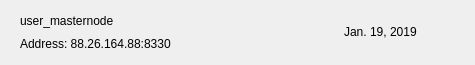
<?xml version="1.0" encoding="UTF-8"?>
<ui version="4.0">
 <class>MNRow</class>
 <widget class="QWidget" name="MNRow">
  <property name="geometry">
   <rect>
    <x>0</x>
    <y>0</y>
    <width>475</width>
    <height>65</height>
   </rect>
  </property>
  <property name="windowTitle">
   <string>Form</string>
  </property>
  <property name="styleSheet">
   <string notr="true"/>
  </property>
  <layout class="QVBoxLayout" name="verticalLayout_2">
   <property name="spacing">
    <number>0</number>
   </property>
   <property name="leftMargin">
    <number>20</number>
   </property>
   <property name="topMargin">
    <number>0</number>
   </property>
   <property name="rightMargin">
    <number>20</number>
   </property>
   <property name="bottomMargin">
    <number>0</number>
   </property>
   <item>
    <widget class="QFrame" name="frame_2">
     <property name="styleSheet">
      <string notr="true">border:none;</string>
     </property>
     <property name="frameShape">
      <enum>QFrame::StyledPanel</enum>
     </property>
     <property name="frameShadow">
      <enum>QFrame::Raised</enum>
     </property>
     <layout class="QHBoxLayout" name="horizontalLayout">
      <property name="leftMargin">
       <number>0</number>
      </property>
      <property name="rightMargin">
       <number>0</number>
      </property>
      <item>
       <widget class="QFrame" name="frame">
        <property name="styleSheet">
         <string notr="true">border:none;padding:0px;</string>
        </property>
        <property name="frameShape">
         <enum>QFrame::StyledPanel</enum>
        </property>
        <property name="frameShadow">
         <enum>QFrame::Raised</enum>
        </property>
        <layout class="QVBoxLayout" name="verticalLayout">
         <property name="spacing">
          <number>0</number>
         </property>
         <property name="leftMargin">
          <number>0</number>
         </property>
         <property name="topMargin">
          <number>0</number>
         </property>
         <property name="rightMargin">
          <number>0</number>
         </property>
         <property name="bottomMargin">
          <number>0</number>
         </property>
         <item>
          <widget class="QLabel" name="labelName">
           <property name="text">
            <string>user_masternode</string>
           </property>
          </widget>
         </item>
         <item>
          <widget class="QLabel" name="labelAddress">
           <property name="text">
            <string>Address: 88.26.164.88:8330</string>
           </property>
          </widget>
         </item>
        </layout>
       </widget>
      </item>
      <item>
       <spacer name="horizontalSpacer">
        <property name="orientation">
         <enum>Qt::Horizontal</enum>
        </property>
        <property name="sizeHint" stdset="0">
         <size>
          <width>40</width>
          <height>20</height>
         </size>
        </property>
       </spacer>
      </item>
      <item>
       <widget class="QLabel" name="labelDate">
        <property name="text">
         <string>Jan. 19, 2019</string>
        </property>
       </widget>
      </item>
      <item>
       <widget class="QPushButton" name="pushButtonMenu">
        <property name="focusPolicy">
         <enum>Qt::NoFocus</enum>
        </property>
        <property name="styleSheet">
         <string notr="true">border:none; background-color:transparent; padding:0px;</string>
        </property>
        <property name="text">
         <string/>
        </property>
        <property name="icon">
         <iconset>
          <normaloff>:/ic-menu-hover</normaloff>:/ic-menu-hover</iconset>
        </property>
        <property name="iconSize">
         <size>
          <width>24</width>
          <height>24</height>
         </size>
        </property>
       </widget>
      </item>
     </layout>
    </widget>
   </item>
   <item>
    <widget class="QLabel" name="lblDivisory">
     <property name="minimumSize">
      <size>
       <width>0</width>
       <height>1</height>
      </size>
     </property>
     <property name="maximumSize">
      <size>
       <width>16777215</width>
       <height>1</height>
      </size>
     </property>
     <property name="text">
      <string/>
     </property>
     <property name="alignment">
      <set>Qt::AlignBottom|Qt::AlignLeading|Qt::AlignLeft</set>
     </property>
    </widget>
   </item>
  </layout>
 </widget>
 <resources/>
 <connections/>
</ui>
